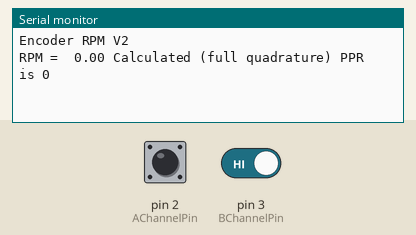
Recording of a sketch running on a simulated Arduino Uno, built with avr-gcc and run on an emulated ATmega328P. On the bench: the last lines printed to the serial monitor. The inputs (shaded band) are chosen by the test bench; at power-on: pin 2 (AChannelPin) HIGH, pin 3 (BChannelPin) HIGH.

Above: at 1.2 s.
1.3 s: pin 2 (AChannelPin) pulled LOW for 1 s
At 2.8 s:
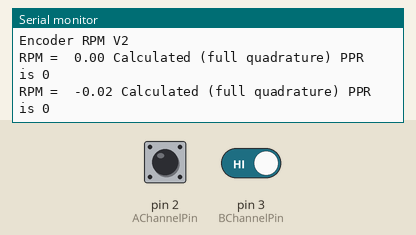
3.8 s: pin 2 (AChannelPin) driven LOW and pin 3 (BChannelPin) driven LOW
At 4.8 s:
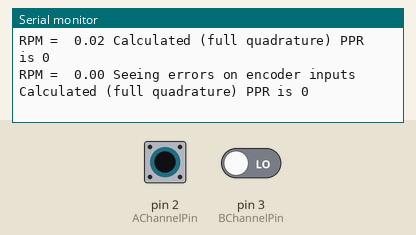
Timing chart, 0 to 6.8 s (numbered marks = the images above; inputs shaded):
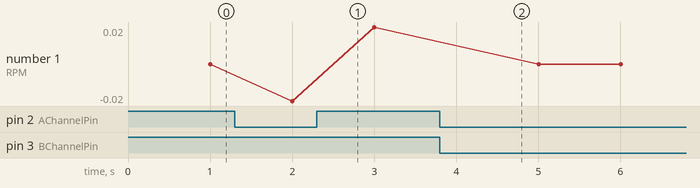

The sketch:

EncoderRPM.ino
```cpp
/*
	Calculates rpm of encoder every second, supports up to 3 encoders

	V1 	Initial release
	V2  Added ability to calculate PPR from Z (index) channel if connected
*/

#include "Encoder.h"
constexpr pin_size_t AChannelPin = 2;	 // Change this to any unused interrupt pin for your board
constexpr pin_size_t BChannelPin = 3;	 // Change this to any unused interrupt pin for your board
constexpr int16_t	 EncoderPPR	 = 3200; // This code uses the encoder in full quadrature mode, so this number must be 4 * the encoder PPR
constexpr pin_size_t ZChannelPin = 18;	 // Change this to UNUSED if Z channel not connected, else it needs to be an unused interrupt pin
int8_t				 EncoderId;			 // Id for encoder

void				 setup ()
{
	Serial.begin ( 115200 );
	while ( !Serial )
		;
	Serial.println ( "\nEncoder RPM V2" );
	// Add encoder

	EncoderId = TheEncoders.AddEncoder ( EncoderPPR, AChannelPin, BChannelPin, ZChannelPin );
	if ( EncoderId < 0 )
	{
		Serial.print ( "Unable to add encoder" );
		while ( true )
			; // halt
	}
}

void loop ()
{
	static uint32_t ulLastTime	 = 0UL;
	static int32_t	lLastReading = 0UL;
	uint32_t		ulNow		 = millis ();

	if ( ulNow - ulLastTime > 1000 ) // calc result every 1000 ms
	{
		int32_t lReadingNow = TheEncoders.GetReading ( (uint8_t)EncoderId );
		double	rpm			= ( (double)( lReadingNow - lLastReading ) * ( 60.0 * 1000.0 ) ) / (double)( ulNow - ulLastTime ) / (double)EncoderPPR; // steps / ms

		lLastReading		= lReadingNow;
		ulLastTime			= ulNow;

		Serial.print ( "RPM =  " );
		Serial.print ( rpm );

		// Optional check for errors in encoder
		if ( TheEncoders.HasErrors ( EncoderId ) )
		{
			Serial.print ( " Seeing errors on encoder inputs" );
		}
		if ( ZChannelPin != UNUSED )
		{
			Serial.print ( " Calculated (full quadrature) PPR is " );
			Serial.print ( TheEncoders.GetCalculatedPPR ( EncoderId ) );
		}
		Serial.println();
	}
}
```

encoder.cpp
```cpp
#include "encoder.h"

/*
	encoder.cpp

	Contains implementation of encoder.h

*/
// #define MKR_WIFI_1010
#define MAKESTATE( ASTATE, BSTATE ) ( ASTATE | ( 0b10 & ( BSTATE << 1 ) ) ) // sets two bits to represent state of A and B Channel eg 0b00000011 is both HIGH
#define ERR_STATE					-9

// The following state table represents what to do based on the last and current state of the A and B Channels
// The two dimensional table is indexed by converting the state of the two channels into a value 0 to 3 inclusive where LOW, LOW = 0 (00b)and HIGH, HIGH = 3 (11b)
// then the action to take is found from iEncoderStateTable [ LastState ][ Newstate ]
// The action is to change the count by -1, 0, 1 or if ERR_STATE we have an unexpected change where both channels changed state and hence we declare the encoder in error
int8_t iEncoderStateTable [ 4 ][ 4 ] = {
	{0,		  -1,		 1,			ERR_STATE},
	{ 1,		 0,			ERR_STATE, -1		  },
	{ -1,		  ERR_STATE, 0,			1		  },
	{ ERR_STATE, 1,			-1,		0		  }
};

// ISR to process signal change on encoder A or B channel
void EncoderISR ( void *param )
{
	TheEncoders.GetEncoder ( ( *(uint8_t *)param ) ).ProcessPulse ();
}

// ISR to process signal change on encoder A or B channel for encoder 0
void EncoderISR0 ()
{
	TheEncoders.GetEncoder ( 0 ).ProcessPulse ();
}

void EncoderISR0_Z ()
{
	TheEncoders.GetEncoder ( 0 ).ProcessZPulse ();
}

// ISR to process signal change on encoder A or B channel for encoder 1
void EncoderISR1 ()
{
	TheEncoders.GetEncoder ( 1 ).ProcessPulse ();
}

void EncoderISR1_Z ()
{
	TheEncoders.GetEncoder ( 1 ).ProcessZPulse ();
}

// ISR to process signal change on encoder A or B channel for encoder 2
void EncoderISR2 ()
{
	TheEncoders.GetEncoder ( 2 ).ProcessPulse ();
}

void EncoderISR2_Z ()
{
	TheEncoders.GetEncoder ( 2 ).ProcessZPulse ();
}

/// @brief Initialises an encoder object
/// @param iPPR how many pulses per revolution in full quadrature mode is for a 200PPR encoder this should be 200 * 4 = 800
/// @param aChannelPin Pin number connected to A channel of encoder
/// @param bChannelPin Pin number connected to B channel of encoder
/// @param zChannelPin Pin number connected to Z channel of encoder
/// @param index Which encoder (of three is being created)
Encoder::Encoder ( int16_t iPPR, pin_size_t aChannelPin, pin_size_t bChannelPin, pin_size_t zChannelPin, uint8_t index )
{
	m_uiPPR				 = iPPR;
	m_bChannelAPin		 = aChannelPin;
	m_bChannelBPin		 = bChannelPin;
	m_bChannelZPin		 = zChannelPin;
	m_bInError			 = false;
	m_bFirstZPulse		 = true;
	m_lLastNetCount		 = 0L;
	m_lPulsesAtIndex	 = 0L;
	m_ulCalculatedPPR	 = 0UL;
	m_ulLastNetCountTime = 0UL;
	m_ulErrCount		 = 0UL;
	m_ulFwdCount		 = 0UL;
	m_ulRevCount		 = 0UL;
	if ( m_bChannelAPin != UNUSED && m_bChannelBPin != UNUSED )
	{
		pinMode ( m_bChannelAPin, INPUT_PULLUP ); // internal pullup input pin
		pinMode ( m_bChannelBPin, INPUT_PULLUP ); // internal pullup input pin
		m_bLastState = MAKESTATE ( digitalRead ( m_bChannelAPin ), digitalRead ( m_bChannelBPin ) );
		if ( m_bChannelZPin != UNUSED )
		{
			pinMode ( m_bChannelZPin, INPUT_PULLUP ); // internal pullup input pin
		}
		switch ( index )
		{
			case 0:
				attachInterrupt ( digitalPinToInterrupt ( aChannelPin ), EncoderISR0, CHANGE );
				attachInterrupt ( digitalPinToInterrupt ( bChannelPin ), EncoderISR0, CHANGE );
				if ( m_bChannelZPin != UNUSED )
				{
					attachInterrupt ( digitalPinToInterrupt ( m_bChannelZPin ), EncoderISR0_Z, FALLING );
				}
				break;
			case 1:
				attachInterrupt ( digitalPinToInterrupt ( aChannelPin ), EncoderISR1, CHANGE );
				attachInterrupt ( digitalPinToInterrupt ( bChannelPin ), EncoderISR1, CHANGE );
				if ( m_bChannelZPin != UNUSED )
				{
					attachInterrupt ( digitalPinToInterrupt ( m_bChannelZPin ), EncoderISR1_Z, FALLING );
				}
				break;
			case 2:
				attachInterrupt ( digitalPinToInterrupt ( aChannelPin ), EncoderISR2, CHANGE );
				attachInterrupt ( digitalPinToInterrupt ( bChannelPin ), EncoderISR2, CHANGE );
				if ( m_bChannelZPin != UNUSED )
				{
					attachInterrupt ( digitalPinToInterrupt ( m_bChannelZPin ), EncoderISR2_Z, FALLING );
				}
				break;
		}
	}
}

//
// Called by interrupt routine when an encoder channel signals a change
//
void Encoder::ProcessPulse ()
{
	bool   bResult	  = false;
	int8_t bThisState = MAKESTATE ( digitalRead ( m_bChannelAPin ), digitalRead ( m_bChannelBPin ) );
	// use last state and this state of A and B channels to determine direction and up relevant count
	switch ( iEncoderStateTable [ GetState () ][ bThisState ] )
	{
		case -1:
			IncRevCount ();
			break;

		case 0: // No change, do nothing
			break;

		case 1:
			IncFwdCount ();
			break;

		default: // Error, both channels have changed state in consecutive interrupts - shouldn't happen - overloaded?
			bResult = true;
			IncErrCount ();
			break;
	}
	SetState ( bThisState );
	if ( m_bInError == false )
	{
		m_bInError = bResult;
	}
}

//
// Called by interrupt routine when an encoder index (Z) channel signal falls
//
void Encoder::ProcessZPulse ()
{
	// check if first time we have seen a Z channel signal
	if ( m_bFirstZPulse == true )
	{
		m_bFirstZPulse	 = false;
	}
	else
	{
		// Subsequent index pulse
		m_ulCalculatedPPR = abs ( m_lLastNetCount - m_lPulsesAtIndex );
	}
	// save encoder pulses at this point
	m_lPulsesAtIndex = m_lLastNetCount;
}

inline void Encoder::SetState ( int8_t newState )
{
	m_bLastState = newState;
}

inline int8_t Encoder::GetState ()
{
	return m_bLastState;
}

bool Encoder::IsInError ()
{
	bool result = m_bInError;
	m_bInError	= false;
	return result;
}

inline void Encoder::IncRevCount ()
{
	m_ulRevCount++;
	m_lLastNetCount--;
}

inline void Encoder::IncFwdCount ()
{
	m_ulFwdCount++;
	m_lLastNetCount++;
}

int32_t Encoder::GetReading ()
{
	return m_lLastNetCount;
}

inline void Encoder::IncErrCount ()
{
	m_ulErrCount++;
}

/// @brief Returns the number of puleses on A and B channels between to Z channel (index) pulses
/// @return uint32_t value
uint32_t Encoder::GetCalculatedPPR()
{
	return m_ulCalculatedPPR;
}

/// @brief Checks if the encoder pins are both valid
/// @return true if both valid
inline bool Encoder::IsInUse ()
{
	return ( m_bChannelAPin != NOT_A_PIN && m_bChannelBPin != NOT_A_PIN );
}

// @brief Gets reference to the requested encoder object
/// @param index id of encoder, must be >= 0  and < MAX_ENCODERS
/// @return reference to encoder object
inline Encoder &Encoders::GetEncoder ( uint8_t index )
{
	return *m_listEncoder [ index % m_iNumEncoders ];
}

uint32_t Encoders::GetReading ( uint8_t index )
{
	return GetEncoder ( index ).GetReading ();
}

/// @brief Attempts to add a new encoder
/// @param iPPR how many pulses per revolution in full quadrature mode is for a 200PPR encoder this should be 200 * 4 = 800
/// @param aChannelPin Pin number connected to A channel of encoder, NOT_A_PIN if encoder not in use
/// @param bChannelPin Pin number connected to B channel of encoder, NOT_A_PIN if encoder not in use
int8_t Encoders::AddEncoder ( int16_t iPPR, pin_size_t aChannelPin, pin_size_t bChannelPin, pin_size_t zChannelPin )
{
	bool Result = -1;
	if ( m_iNumEncoders < MAX_ENCODERS )
	{
		// Have space so create a new encoder
		Encoder *newEncoder				 = new Encoder ( iPPR, aChannelPin, bChannelPin, zChannelPin, m_iNumEncoders );
		// Save it
		m_listEncoder [ m_iNumEncoders ] = newEncoder;
		Result							 = m_iNumEncoders++;
	}
	return Result;
}

bool Encoders::HasErrors ( uint8_t index )
{
	return GetEncoder ( index ).IsInError ();
}

uint32_t Encoders::GetCalculatedPPR ( uint8_t index )
{
	return GetEncoder ( index ).GetCalculatedPPR();
}
Encoders TheEncoders;
```

encoder.h
```cpp
#pragma once
/*
	encoder.h

	Classes to encapsulate a full quadrature encoder

	Encoders class holds a list of all encoders (max is 3)
	Encoder class represents one encoder

	This is designed to work with an encoder in full quadrature mode ie needs a and b channel connected to arduino
*/
#include <arduino.h>

#ifndef NOT_A_PIN
	#define NOT_A_PIN ( 255 )
#endif
#ifndef pin_size_t
	#define pin_size_t uint8_t
#endif
#ifndef UNUSED
constexpr pin_size_t UNUSED = 255;
#endif

typedef void ( *InterruptCallback ) ( void );
#define OUTPUT_STEPS	 1
#define OUTPUT_SELECTION OUTPUT_STEPS
constexpr uint8_t MAX_ENCODERS = 3; // Allow for X, Y and Z encoder support

class Encoder
{
	private:
		volatile uint32_t m_ulFwdCount;	   // volatile counter of A channel positive direction pulses
		volatile uint32_t m_ulRevCount;	   // volatile counter of A channel negative direction pulses
		volatile int32_t  m_lLastNetCount; // Last sum of FwdCount - RevCount
		volatile int32_t  m_lPulsesAtIndex;
		volatile uint32_t m_ulCalculatedPPR;
		uint32_t		  m_ulLastNetCountTime; // time in milliseconds last net count was created
		volatile uint32_t m_ulErrCount;			// Number of times error state seen
		uint16_t		  m_uiPPR;				// Full quadrature value, ie for a 800 PPR encoder this should be set to 800 * 4
		pin_size_t		  m_bChannelAPin;
		pin_size_t		  m_bChannelBPin;
		pin_size_t		  m_bChannelZPin;
		bool			  m_bFirstZPulse; // true until we see a pulse on Z channel
		int8_t			  m_bLastState;	  // 00b, 01b, 10b or 11b
		volatile bool	  m_bInError;	  // true if sequential encoder reads indicate skipped reading

	public:
		Encoder ( int16_t iPPR, pin_size_t aChannelPin, pin_size_t bChannelPin, pin_size_t m_zChannelBPin, uint8_t index );
		void	 ProcessPulse ();
		void	 ProcessZPulse ();
		int32_t	 GetReading ();
		void	 SetState ( int8_t newState );
		int8_t	 GetState ();
		uint32_t GetCalculatedPPR ();
		void	 IncRevCount ();
		void	 IncFwdCount ();
		void	 IncErrCount ();
		bool	 IsInUse ();
		bool	 IsInError ();
};

class Encoders
{
	public:
		int8_t	 AddEncoder ( int16_t iPPR, pin_size_t aChannelPin, pin_size_t bChannelPin, pin_size_t zChannelPin );
		Encoder &GetEncoder ( uint8_t index );
		uint32_t GetReading ( uint8_t index );
		bool	 HasErrors ( uint8_t index );
		uint32_t GetCalculatedPPR ( uint8_t index );

	private:
		int8_t	 m_iNumEncoders = 0;
		Encoder *m_listEncoder [ MAX_ENCODERS ];
};

extern Encoders TheEncoders;
```

Measured:
- after the input at 1.3 s, the serial monitor: prints a new line after 0.70 s (image 1)
- after the input at 3.8 s, the serial monitor: prints a new line after 0.21 s (image 2)
- plotted number 1: 0 → 0.02 after the input at 1.3 s
